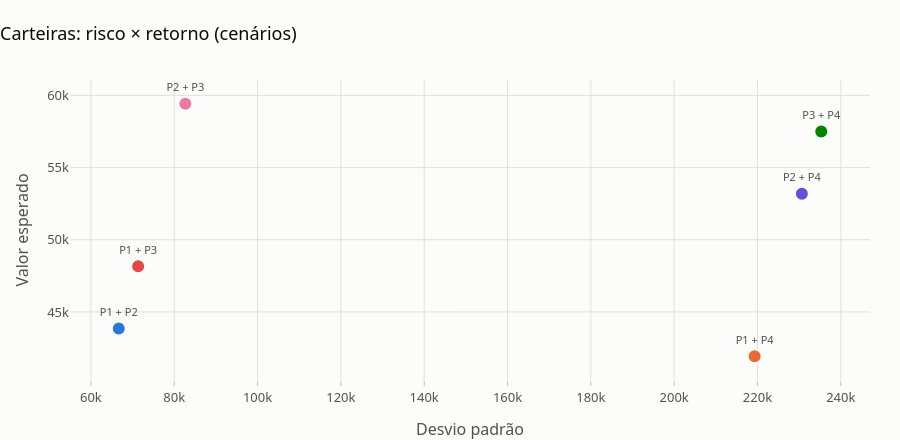

Write notebook code for a chart like this one.
### Code cell
fig = viz.grafico_risco_retorno(cart_cen, x="Desvio padrão", y="Valor esperado", titulo="Carteiras: risco × retorno (cenários)")
viz.exportar(fig, f"{SAIDA}/carteiras_risco_retorno")
fig

### Figure 1 — Plotly figure (JSON) as saved in the notebook; plotly's stock layout.template omitted (floating-point values rounded to 4 significant figures)
{"data": [{"hovertemplate": "P2 + P3<br>Valor esperado: $ 59.420<br>Desvio padrão: $ 82.676<extra></extra>", "marker": {"color": "#e87ba4", "line": {"color": "#fcfcfb", "width": 2}, "size": 14}, "mode": "markers+text", "name": "P2 + P3", "showlegend": false, "text": ["P2 + P3"], "textfont": {"color": "#52514e", "size": 11}, "textposition": "top center", "type": "scatter", "x": [82680.0], "y": [59420.0]}, {"hovertemplate": "P3 + P4<br>Valor esperado: $ 57.493<br>Desvio padrão: $ 235.309<extra></extra>", "marker": {"color": "#008300", "line": {"color": "#fcfcfb", "width": 2}, "size": 14}, "mode": "markers+text", "name": "P3 + P4", "showlegend": false, "text": ["P3 + P4"], "textfont": {"color": "#52514e", "size": 11}, "textposition": "top center", "type": "scatter", "x": [235300.0], "y": [57490.0]}, {"hovertemplate": "P2 + P4<br>Valor esperado: $ 53.179<br>Desvio padrão: $ 230.655<extra></extra>", "marker": {"color": "#6250d6", "line": {"color": "#fcfcfb", "width": 2}, "size": 14}, "mode": "markers+text", "name": "P2 + P4", "showlegend": false, "text": ["P2 + P4"], "textfont": {"color": "#52514e", "size": 11}, "textposition": "top center", "type": "scatter", "x": [230700.0], "y": [53180.0]}, {"hovertemplate": "P1 + P3<br>Valor esperado: $ 48.173<br>Desvio padrão: $ 71.343<extra></extra>", "marker": {"color": "#e34948", "line": {"color": "#fcfcfb", "width": 2}, "size": 14}, "mode": "markers+text", "name": "P1 + P3", "showlegend": false, "text": ["P1 + P3"], "textfont": {"color": "#52514e", "size": 11}, "textposition": "top center", "type": "scatter", "x": [71340.0], "y": [48170.0]}, {"hovertemplate": "P1 + P2<br>Valor esperado: $ 43.860<br>Desvio padrão: $ 66.685<extra></extra>", "marker": {"color": "#2a78d6", "line": {"color": "#fcfcfb", "width": 2}, "size": 14}, "mode": "markers+text", "name": "P1 + P2", "showlegend": false, "text": ["P1 + P2"], "textfont": {"color": "#52514e", "size": 11}, "textposition": "top center", "type": "scatter", "x": [66690.0], "y": [43860.0]}, {"hovertemplate": "P1 + P4<br>Valor esperado: $ 41.932<br>Desvio padrão: $ 219.317<extra></extra>", "marker": {"color": "#eb6834", "line": {"color": "#fcfcfb", "width": 2}, "size": 14}, "mode": "markers+text", "name": "P1 + P4", "showlegend": false, "text": ["P1 + P4"], "textfont": {"color": "#52514e", "size": 11}, "textposition": "top center", "type": "scatter", "x": [219300.0], "y": [41930.0]}], "layout": {"height": 440, "title": {"text": "Carteiras: risco × retorno (cenários)"}, "xaxis": {"gridcolor": "#e1e0d9", "showgrid": true, "title": {"text": "Desvio padrão"}}, "yaxis": {"title": {"text": "Valor esperado"}}}}
